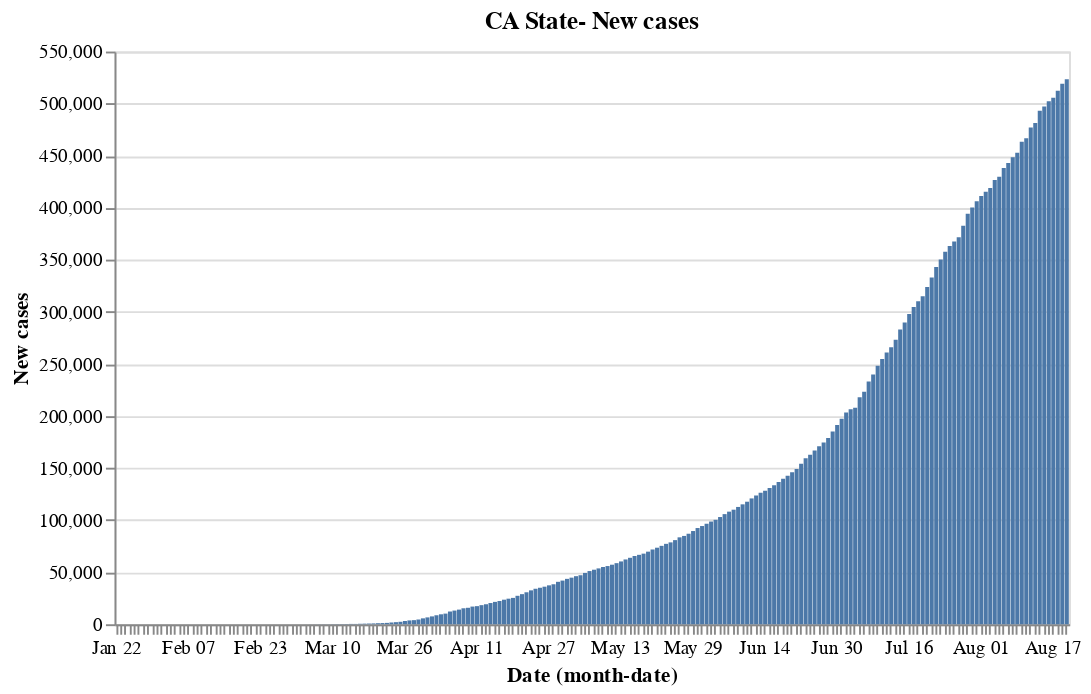

Here is the notebook cell this chart was saved with:
### Code cell
red = alt.value("#f54242")
##Ca data
#base_ca.encode(y='Confirmed').properties(title='Total Confirmed') | base_ca.encode(y='Deaths',color = red).properties(title='Total deaths')
base_ca.encode(y='New cases').properties(title='CA State- New cases')

### Figure 1 — Vega-Lite specification as saved in the notebook (floating-point values rounded to 4 significant figures; data arrays with more than 128 entries replaced by an {"elided": "..."} marker saying what was removed)
{"config": {"view": {"continuousWidth": 400, "continuousHeight": 300}}, "data": {"name": "data-3ae0cde74528492a4399830e8e43a6e6"}, "mark": "bar", "encoding": {"x": {"type": "ordinal", "field": "Date", "timeUnit": "monthdate"}, "y": {"type": "quantitative", "field": "New cases"}}, "title": "CA State- New cases", "width": 500, "$schema": "https://vega.github.io/schema/vega-lite/v4.8.1.json", "datasets": {"data-3ae0cde74528492a4399830e8e43a6e6": {"elided": "212 records"}}}
